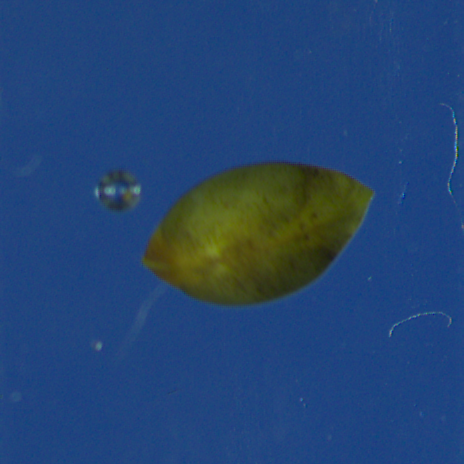
#> input picture Assets/Insects/2_Sphaer 2021_1_2021_06_03-11-22-54-873.PNG, 464 x 464 px
$ python image_operations.py
#> lines starting #> are read from the running program, lines starting #| are printed output that depends on the picture
from PIL import Image, ImageOps
# create an image
image = Image.open('Assets/Insects/2_Sphaer 2021_1_2021_06_03-11-22-54-873.PNG')
#> image is the input picture: PIL image 464x464 RGB; mean R, G, B 36, 69.1, 114.7
# position changes
image_mirror = ImageOps.mirror(image)
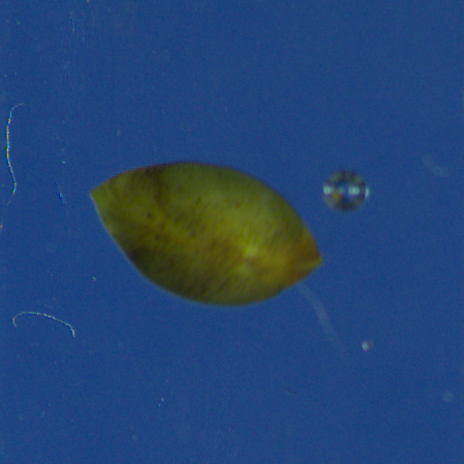
#> image_mirror: PIL image 464x464 RGB; mean R, G, B 36, 69.1, 114.7
# image_scale = ImageOps.scale(image, 0.5)
# color changes
image_inverted = ImageOps.invert(image_mirror)
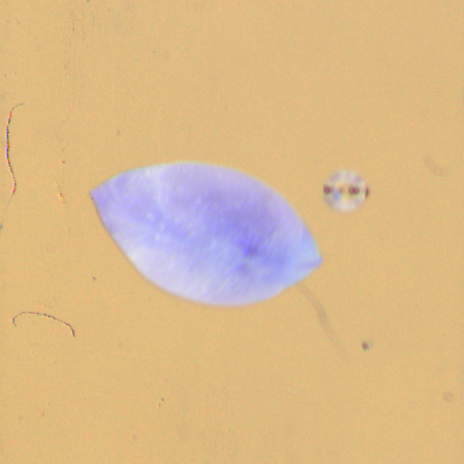
#> image_inverted: PIL image 464x464 RGB; mean R, G, B 219, 185.9, 140.3
# add and remove
image_border = ImageOps.expand(
    image = image_inverted,
    border = 50,
    fill = (255,255,255))
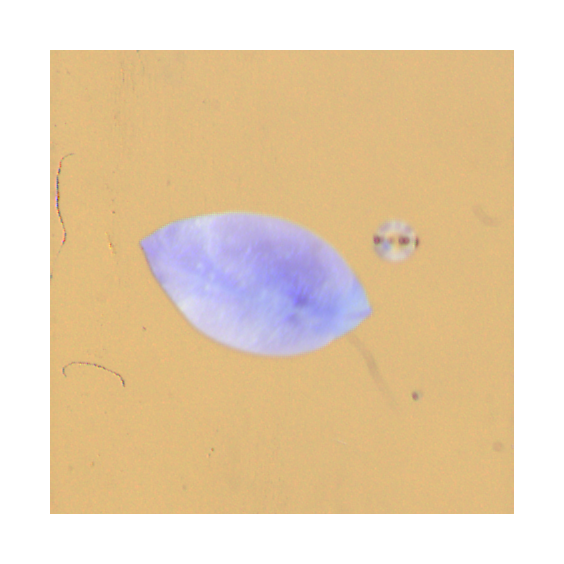
#> image_border: PIL image 564x564 RGB; mean R, G, B 230.6, 208.2, 177.4
# image_padded = ImageOps.pad(image, (4000,6000))
# image_crop = ImageOps.crop(image = image, border = 200)
image_border.show()

$ run again, with Assets/Insects/2_Sphaer 2021_1_2021_06_03-11-22-54-852.PNG copied over Assets/Insects/2_Sphaer 2021_1_2021_06_03-11-22-54-873.PNG
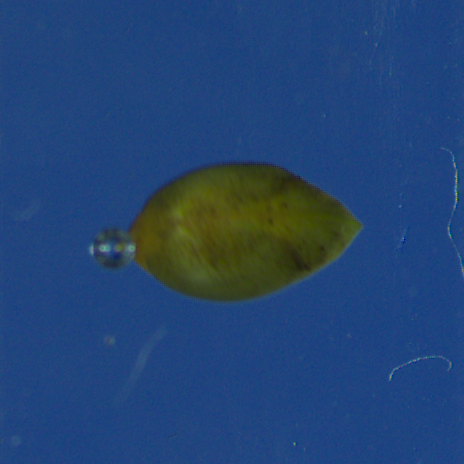
#> input picture Assets/Insects/2_Sphaer 2021_1_2021_06_03-11-22-54-852.PNG, 464 x 464 px
#> image is the input picture: PIL image 464x464 RGB; mean R, G, B 35.3, 68.5, 114.6
#> `image_inverted = ImageOps.invert(image_mirror)`:
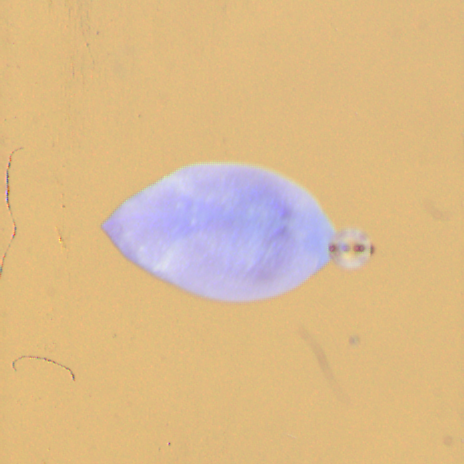
#> image_inverted: PIL image 464x464 RGB; mean R, G, B 219.7, 186.5, 140.4
#> `image_border = ImageOps.expand( image = image_inverted, border = 50, f..`:
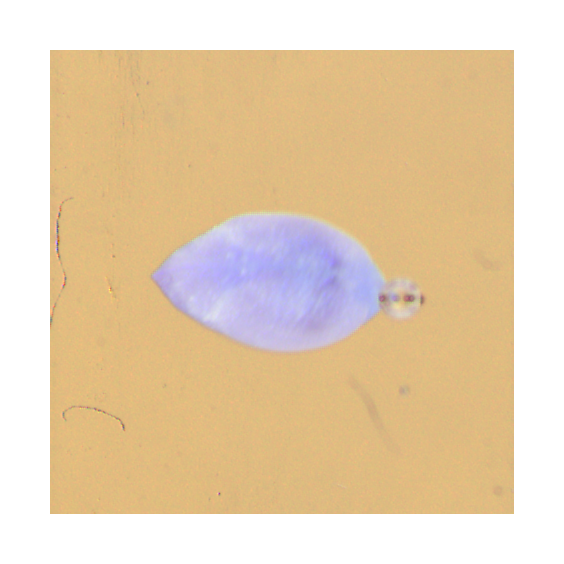
#> image_border: PIL image 564x564 RGB; mean R, G, B 231.1, 208.7, 177.5

$ run again, with Assets/Insects/2_Sphaer 2021_1_2021_06_03-11-22-54-894.PNG copied over Assets/Insects/2_Sphaer 2021_1_2021_06_03-11-22-54-873.PNG
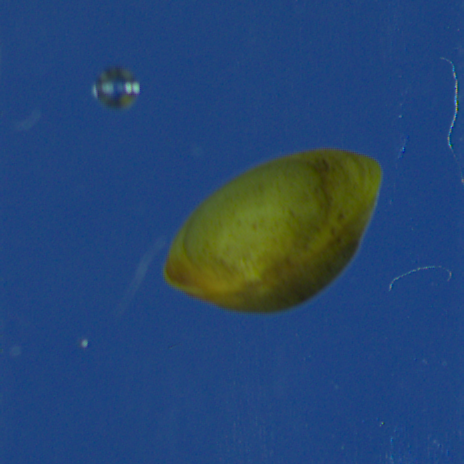
#> input picture Assets/Insects/2_Sphaer 2021_1_2021_06_03-11-22-54-894.PNG, 464 x 464 px
#> image is the input picture: PIL image 464x464 RGB; mean R, G, B 37.5, 70.6, 114.4
#> `image_inverted = ImageOps.invert(image_mirror)`:
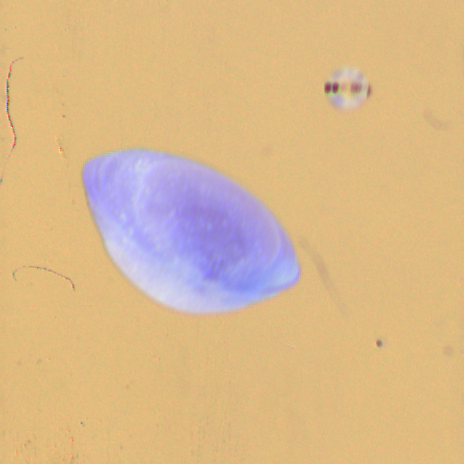
#> image_inverted: PIL image 464x464 RGB; mean R, G, B 217.5, 184.4, 140.6
#> `image_border = ImageOps.expand( image = image_inverted, border = 50, f..`:
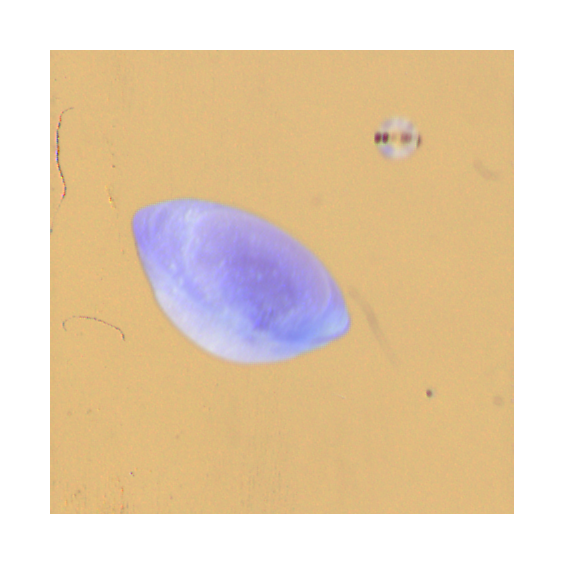
#> image_border: PIL image 564x564 RGB; mean R, G, B 229.6, 207.2, 177.6

$ run again, with Assets/Insects/1_Gammar 2021_1_2021_06_03-13-19-23-879.PNG copied over Assets/Insects/2_Sphaer 2021_1_2021_06_03-11-22-54-873.PNG
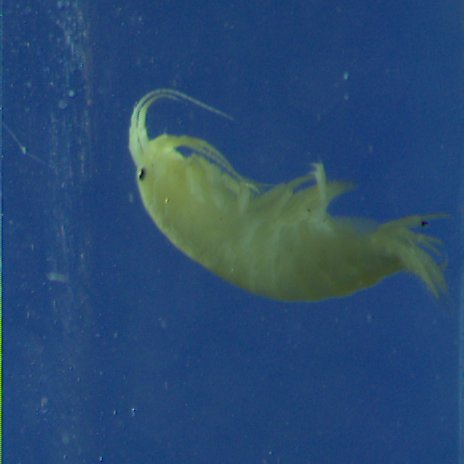
#> input picture Assets/Insects/1_Gammar 2021_1_2021_06_03-13-19-23-879.PNG, 464 x 464 px
#> image is the input picture: PIL image 464x464 RGB; mean R, G, B 40.7, 74.5, 113.3
#> `image_inverted = ImageOps.invert(image_mirror)`:
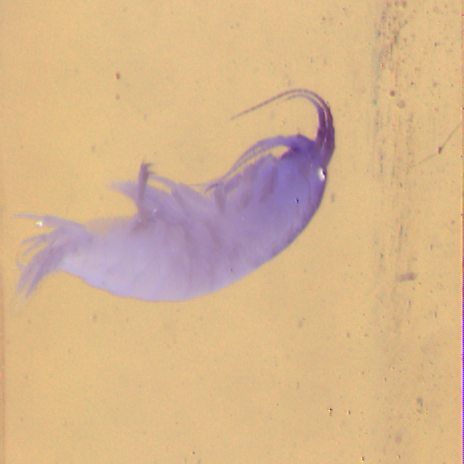
#> image_inverted: PIL image 464x464 RGB; mean R, G, B 214.3, 180.5, 141.7
#> `image_border = ImageOps.expand( image = image_inverted, border = 50, f..`:
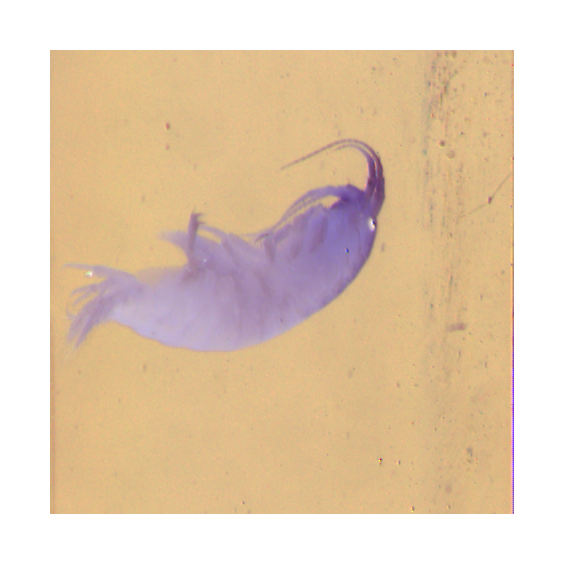
#> image_border: PIL image 564x564 RGB; mean R, G, B 227.5, 204.6, 178.3
